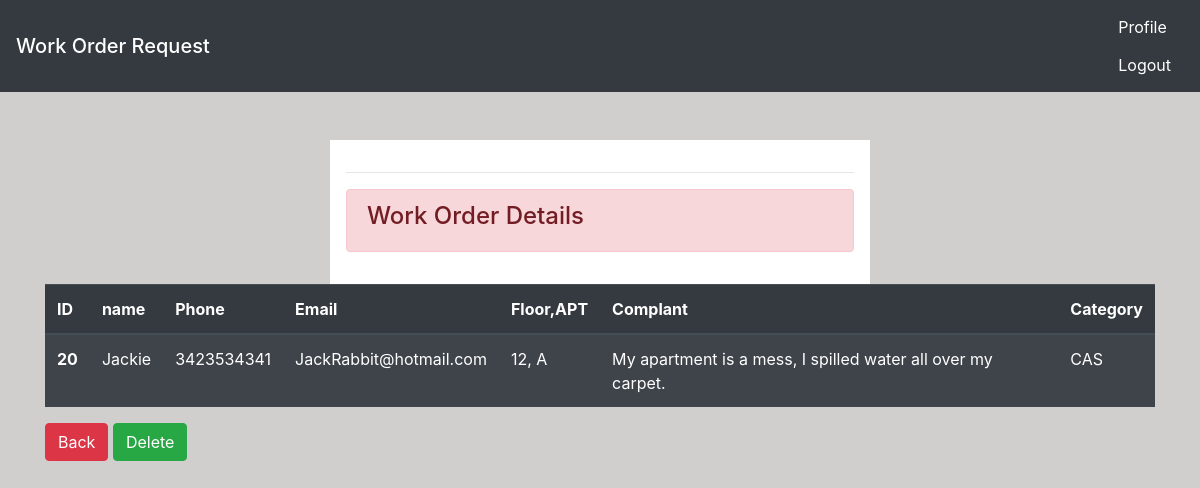
Page /staff/view/20/ (signed in) on the committed database.
### dashboard/models.py (models this page shows, shortened)
class Person_info(models.Model):
    name = models.CharField(max_length=200)
    phone = models.CharField(max_length=200)
    email = models.EmailField(max_length=200)
    class Meta:
        abstract = True
        ordering = ['name']

class reportData(Person_info):
    priority = [
    ('PL','Plumbing'),
    ('EL', 'Electrical'),
    ('MT','Maintenance'),
    ('CAS','CUSTODIAL'),
    ('ENG', 'Engineering'),
    ('EXT', 'Exterminator' )
    ]
    floor = models.IntegerField()
    apt_num = models.CharField(max_length=200)
    complant = models.TextField()
    cateogry = models.CharField(max_length=50, choices=priority)
    class Meta:
        verbose_name_plural = 'Work Orders'

### dashboard/views.py (the view)
# urls.py: path('staff/view/<int:pk>/', views.staff_view, name= 'staff-view'),
@login_required
def staff_view(request, pk):
    report_data = reportData.objects.all()
    obj = reportData.objects.get(id=pk)
    if request.method =='POST':
        obj.delete()
        return redirect('staff-index')
    context = {
        'report_data' : report_data,
        'obj' : obj,
    }
    return render(request, 'dashboard/staff_view.html', context)

### templates/dashboard/staff_view.html (shortened to what this page needs)
{% extends 'partials/base.html' %}
{% load crispy_forms_tags %}
{% block content %}
<div class="container">
  <div class="row mt-5">
    <div class="col-md-6 offset-md-3">
        <div class="boarder bg-white p-3">
            <hr>
            <div class="alert alert-danger">
                <h4> Work Order Details </h4>
            </div>
        </div>
      </div>
  </div>
    <table class="table table-striped table-dark">
        <thead>
          <tr>
            <th scope="col">ID</th>
            <th scope="col">name</th>
            <th scope="col">Phone</th>
            <th scope="col">Email</th>
            <th scope="col">Floor,APT</th>
            <th scope="col">Complant</th>
            <th scope="col">Category</th>
          </tr>
        </thead>
        <tbody>
          <tr>
            <th scope="row">{{obj.id}}</th>
            <td>{{obj.name}} </td>
            <td>{{obj.phone}} </td>
            <td> {{obj.email}} </td>
            <td>{{obj.floor}}, {{obj.apt_num}} </td>
            <td>{{obj.complant}}</td>
            <td>{{obj.cateogry}}</td>
          </tr>
        </tbody>
      </table>
      <form method="POST">
        <a class="btn btn-danger" href="{%url 'staff-index' %}"> Back</a>
        <input class="btn btn-success" type="submit" value="Delete">
      </form>
</div>
{% endblock %}

### static/style.css (style rules this page uses)
body { background: rgb(209, 206, 206); }

### rows in the picture
reportData: id "20", name "Jackie", phone "3423534341", email "JackRabbit@hotmail.com", floor "12", apt_num "A", complant "My apartment is a mess, I spilled water all over my carpet.", cateogry "CAS"
